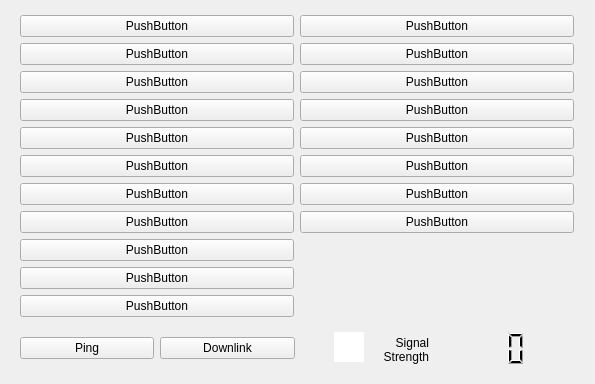
<?xml version="1.0" encoding="UTF-8"?>
<ui version="4.0">
 <class>BC_FSWCommand</class>
 <widget class="QMainWindow" name="BC_FSWCommand">
  <property name="geometry">
   <rect>
    <x>0</x>
    <y>0</y>
    <width>595</width>
    <height>384</height>
   </rect>
  </property>
  <property name="minimumSize">
   <size>
    <width>595</width>
    <height>0</height>
   </size>
  </property>
  <property name="windowTitle">
   <string>Command - BARCoMmS</string>
  </property>
  <widget class="QWidget" name="centralwidget">
   <widget class="QWidget" name="layoutWidget">
    <property name="geometry">
     <rect>
      <x>20</x>
      <y>10</y>
      <width>554</width>
      <height>363</height>
     </rect>
    </property>
    <layout class="QVBoxLayout" name="verticalLayout">
     <item>
      <layout class="QGridLayout" name="gridLayout">
       <item row="1" column="1">
        <widget class="QPushButton" name="set_dev_avail">
         <property name="text">
          <string>PushButton</string>
         </property>
        </widget>
       </item>
       <item row="5" column="1">
        <widget class="QPushButton" name="fsw_reboot">
         <property name="text">
          <string>PushButton</string>
         </property>
        </widget>
       </item>
       <item row="0" column="0">
        <widget class="QPushButton" name="fsw_command">
         <property name="text">
          <string>PushButton</string>
         </property>
        </widget>
       </item>
       <item row="7" column="1">
        <widget class="QPushButton" name="event_retrans">
         <property name="text">
          <string>PushButton</string>
         </property>
        </widget>
       </item>
       <item row="8" column="0">
        <widget class="QPushButton" name="oper_mode">
         <property name="text">
          <string>PushButton</string>
         </property>
        </widget>
       </item>
       <item row="6" column="1">
        <widget class="QPushButton" name="transmit_data_rate">
         <property name="text">
          <string>PushButton</string>
         </property>
        </widget>
       </item>
       <item row="0" column="1">
        <widget class="QPushButton" name="download_image">
         <property name="text">
          <string>PushButton</string>
         </property>
        </widget>
       </item>
       <item row="2" column="0">
        <widget class="QPushButton" name="telem_query">
         <property name="text">
          <string>PushButton</string>
         </property>
        </widget>
       </item>
       <item row="7" column="0">
        <widget class="QPushButton" name="safe_mode">
         <property name="text">
          <string>PushButton</string>
         </property>
        </widget>
       </item>
       <item row="3" column="0">
        <widget class="QPushButton" name="gnc">
         <property name="text">
          <string>PushButton</string>
         </property>
        </widget>
       </item>
       <item row="10" column="0">
        <widget class="QPushButton" name="camera_capture_img">
         <property name="text">
          <string>PushButton</string>
         </property>
        </widget>
       </item>
       <item row="9" column="0">
        <widget class="QPushButton" name="abort_comm_pass">
         <property name="text">
          <string>PushButton</string>
         </property>
        </widget>
       </item>
       <item row="6" column="0">
        <widget class="QPushButton" name="prop_schedule">
         <property name="text">
          <string>PushButton</string>
         </property>
        </widget>
       </item>
       <item row="8" column="1" rowspan="3">
        <widget class="QLabel" name="logo">
         <property name="enabled">
          <bool>true</bool>
         </property>
         <property name="text">
          <string/>
         </property>
        </widget>
       </item>
       <item row="4" column="1">
        <widget class="QPushButton" name="fsw_restart">
         <property name="text">
          <string>PushButton</string>
         </property>
        </widget>
       </item>
       <item row="3" column="1">
        <widget class="QPushButton" name="reset_dev">
         <property name="text">
          <string>PushButton</string>
         </property>
        </widget>
       </item>
       <item row="1" column="0">
        <widget class="QPushButton" name="comm_schedule">
         <property name="text">
          <string>PushButton</string>
         </property>
        </widget>
       </item>
       <item row="5" column="0">
        <widget class="QPushButton" name="decom_enable">
         <property name="text">
          <string>PushButton</string>
         </property>
        </widget>
       </item>
       <item row="4" column="0">
        <widget class="QPushButton" name="decom_commit">
         <property name="text">
          <string>PushButton</string>
         </property>
        </widget>
       </item>
       <item row="2" column="1">
        <widget class="QPushButton" name="set_dev_power">
         <property name="text">
          <string>PushButton</string>
         </property>
        </widget>
       </item>
      </layout>
     </item>
     <item>
      <widget class="QFrame" name="CommPass">
       <property name="minimumSize">
        <size>
         <width>0</width>
         <height>40</height>
        </size>
       </property>
       <property name="maximumSize">
        <size>
         <width>16777215</width>
         <height>40</height>
        </size>
       </property>
       <property name="frameShape">
        <enum>QFrame::NoFrame</enum>
       </property>
       <property name="frameShadow">
        <enum>QFrame::Raised</enum>
       </property>
       <layout class="QGridLayout" name="gridLayout_2">
        <property name="leftMargin">
         <number>0</number>
        </property>
        <property name="topMargin">
         <number>1</number>
        </property>
        <property name="rightMargin">
         <number>0</number>
        </property>
        <property name="bottomMargin">
         <number>1</number>
        </property>
        <item row="0" column="2" rowspan="2">
         <widget class="QFrame" name="frame_RSSI">
          <property name="maximumSize">
           <size>
            <width>133</width>
            <height>16777215</height>
           </size>
          </property>
          <property name="frameShape">
           <enum>QFrame::NoFrame</enum>
          </property>
          <property name="frameShadow">
           <enum>QFrame::Raised</enum>
          </property>
          <widget class="QLabel" name="label_RSSI">
           <property name="geometry">
            <rect>
             <x>57</x>
             <y>-5</y>
             <width>71</width>
             <height>51</height>
            </rect>
           </property>
           <property name="text">
            <string>Signal
Strength</string>
           </property>
           <property name="alignment">
            <set>Qt::AlignRight|Qt::AlignTrailing|Qt::AlignVCenter</set>
           </property>
          </widget>
          <widget class="QGraphicsView" name="gs_RSSI">
           <property name="geometry">
            <rect>
             <x>33</x>
             <y>3</y>
             <width>30</width>
             <height>30</height>
            </rect>
           </property>
           <property name="maximumSize">
            <size>
             <width>50</width>
             <height>16777215</height>
            </size>
           </property>
           <property name="frameShape">
            <enum>QFrame::NoFrame</enum>
           </property>
          </widget>
         </widget>
        </item>
        <item row="0" column="1" rowspan="2">
         <widget class="QPushButton" name="but_DL">
          <property name="text">
           <string>Downlink</string>
          </property>
         </widget>
        </item>
        <item row="0" column="0" rowspan="2">
         <widget class="QPushButton" name="but_Ping">
          <property name="text">
           <string>Ping</string>
          </property>
         </widget>
        </item>
        <item row="0" column="3" rowspan="2">
         <widget class="QLCDNumber" name="RSSI">
          <property name="frameShape">
           <enum>QFrame::NoFrame</enum>
          </property>
          <property name="digitCount">
           <number>2</number>
          </property>
         </widget>
        </item>
       </layout>
      </widget>
     </item>
    </layout>
   </widget>
  </widget>
 </widget>
 <resources/>
 <connections/>
</ui>
